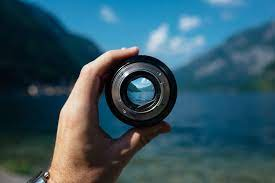
#> input picture Lab-VI/img.png, 275 x 183 px
$ python 4.py
#> lines starting #> are read from the running program, lines starting #| are printed output that depends on the picture
import numpy as np
import matplotlib.pyplot as plt
import cv2 as cv
import skimage.io as io
import skimage.color as cl
img=io.imread("img.png")
#> img is the input picture: shape (183, 275, 3); mean R, G, B 51.6, 85.9, 99.2
img_gr=cl.rgb2gray(img)
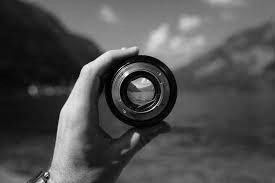
#> img_gr: shape (183, 275) float64; min 0, max 0.997, mean 0.312
img_fft=np.fft.fftshift(np.fft.fft2(img_gr))
img_recons=abs(np.fft.ifft2(img_fft))
t=["Orginal Image","Grayscaled Image","Magnituded Spectrum","Reconstructed Image"]
im=[img,img_gr,np.log(abs(img_fft)),img_recons]
for i in range(1):
    plt.subplot(2,2,i+1)
    plt.title(t[i])
    plt.imshow(im[i])
    plt.axis('off')
for i in range(1,4):
    plt.subplot(2,2,i+1)
    plt.title(t[i])
    plt.imshow(im[i],cmap="gray")
    plt.axis('off')
plt.show()
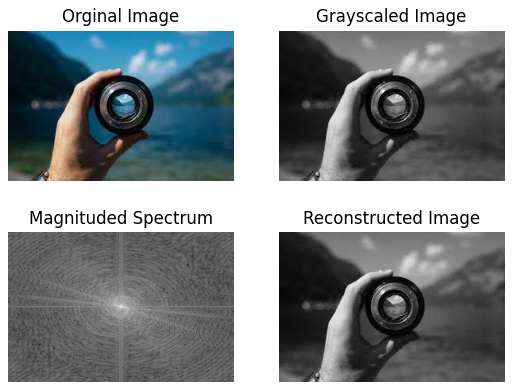
#> figure drawn by matplotlib, 4 panels

$ run again, with Lab-VI/2.png copied over Lab-VI/img.png
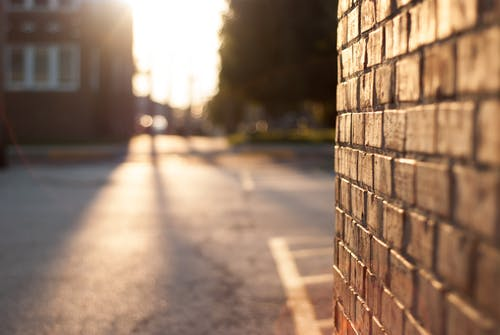
#> input picture Lab-VI/2.png, 500 x 335 px
#> img is the input picture: shape (335, 500, 3); mean R, G, B 150.6, 122.8, 101.5
#> `img_gr=cl.rgb2gray(img)`:
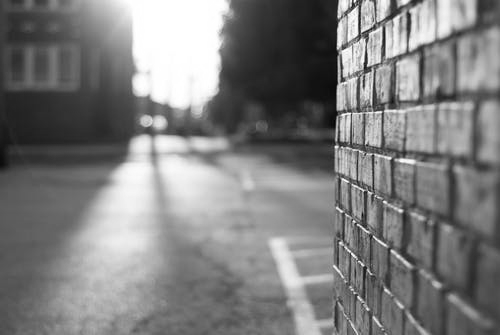
#> img_gr: shape (335, 500) float64; min 0.015, max 1, mean 0.499
#> `plt.show()`:
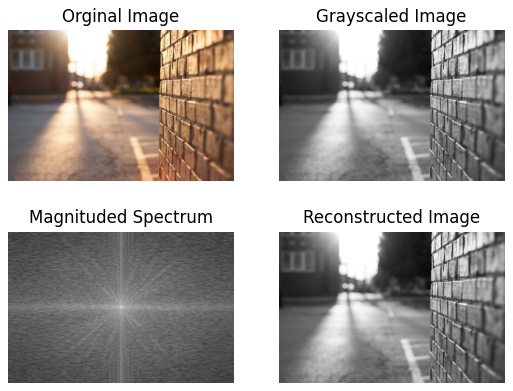
#> figure drawn by matplotlib, 4 panels

$ run again, with Lab-VI/I1.png copied over Lab-VI/img.png
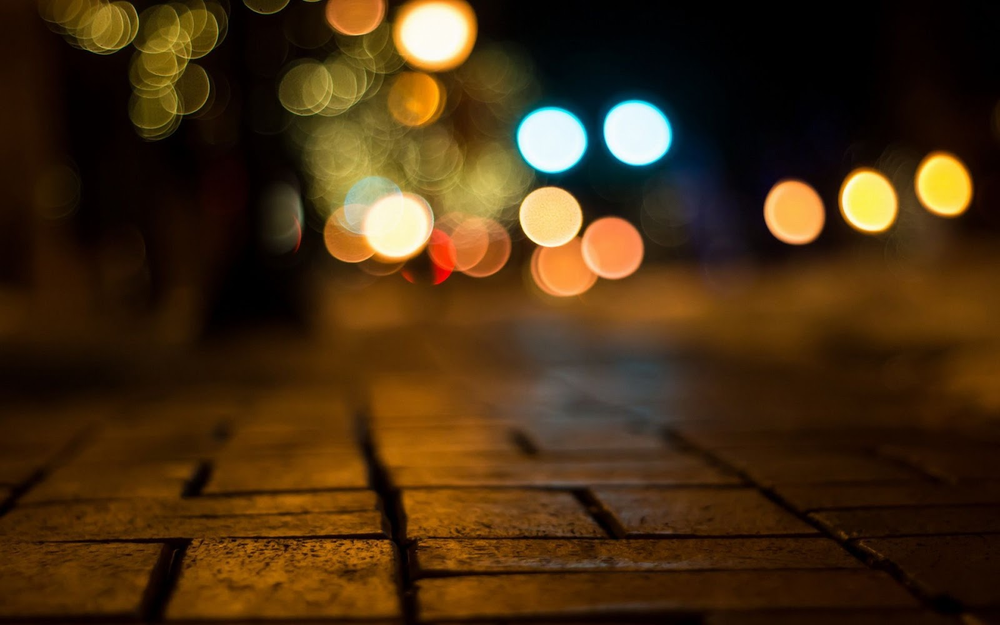
#> input picture Lab-VI/I1.png, 1000 x 625 px, shrunk from 1600 x 1000 before the run
#> img is the input picture: shape (625, 1000, 3); mean R, G, B 70.2, 46.2, 18.2
#> `img_gr=cl.rgb2gray(img)`:
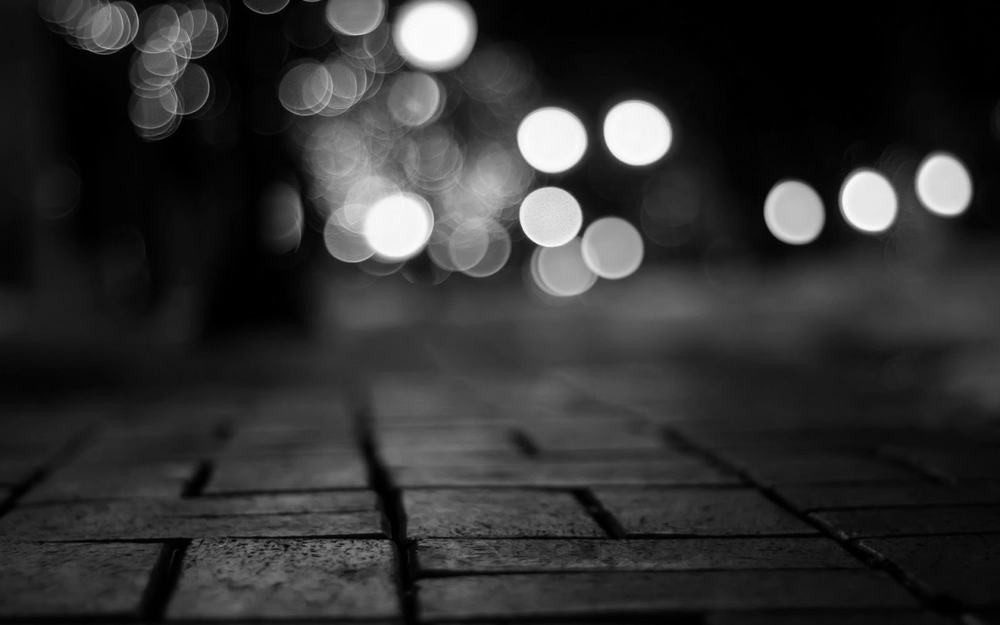
#> img_gr: shape (625, 1000) float64; min 0, max 0.993, mean 0.193
#> `plt.show()`:
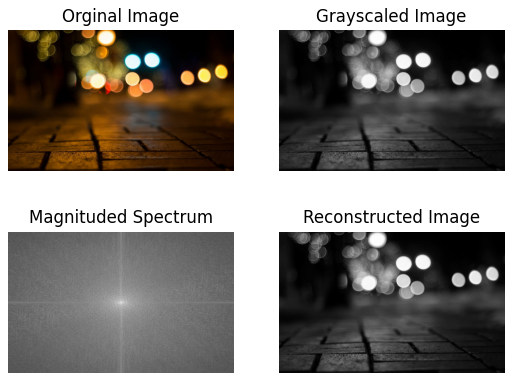
#> figure drawn by matplotlib, 4 panels
